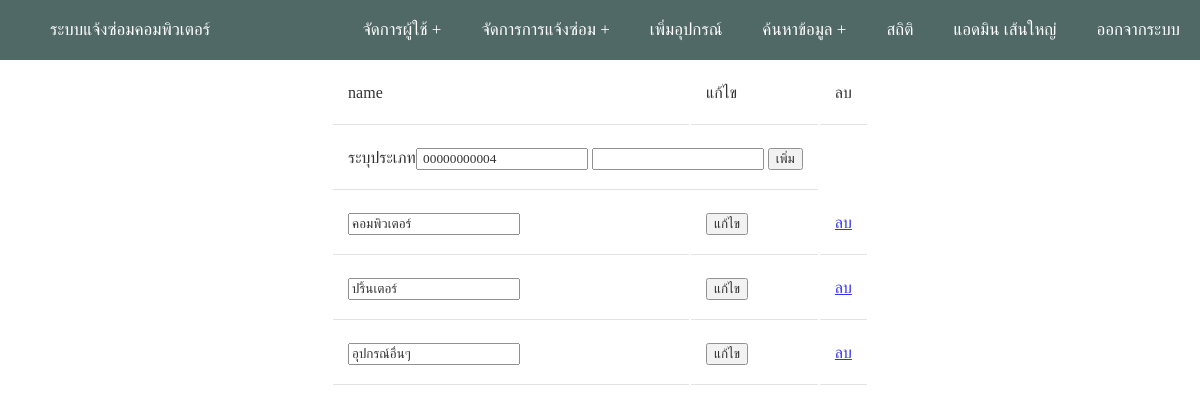
Page /inventory/add_kind.php (signed in) on the committed database.
### tables this page shows
CREATE TABLE IF NOT EXISTS `kind` (
  `id` int(11) unsigned zerofill NOT NULL,
  `k_name` varchar(30) NOT NULL,
  PRIMARY KEY (`id`)
);

### inventory/add_kind.php (the view, shortened to what this page needs)
<?php
include('..\page\header.php');
require('..\connect_db.inc.php');
?>
<?php
   $sql8 = "SELECT MAX(id) MAXIMUM FROM kind";
   $result8 = mysqli_query($conn, $sql8) or die (mysqli_error($conn));
   $array = mysqli_fetch_array($result8);
      $nums = ++$array['MAXIMUM'];
      $auto_id = str_pad($nums,11,"0",STR_PAD_LEFT);
?>
<table>
<tr>
<td />name
<td />แก้ไข
<td />ลบ
</tr>
<?php
$sql = "SELECT * FROM kind";
$query = mysqli_query($conn,$sql) or die (mysqli_error($conn));
?>
<form method="POST" action="add_kind.php?act=add">
<tr>
<td colspan="2">ระบุประเภท<input type="text" name="txt_id" value=" <?php echo $auto_id; ?>" readonly >
 <input type="text" name="depart">
<input type="submit" value="เพิ่ม">
</tr>
</form>
<?php
while($row=mysqli_fetch_array($query))
	{
?>
<tr>
<form method="POST" action="add_kind.php?act=edit&txt_id=<?php echo $row["id"] ;?>">
<td /><input type="text" name="depart" value="<?php echo $row["k_name"] ;?>">
<td /><input type="submit" value="แก้ไข">
</form>
<td /><a href='add_kind.php?act=del&txt_id=<?php echo $row["id"] ;?>' onClick="javascript:return confirm('คุณต้องการลบข้อมูลใช่หรือไม่');">ลบ</a>
</tr>
<?php
	}
 ?>
</table>

### page/header.php (style rules this page uses)
* { box-sizing: border-box; font-family : Georgia, serif; }
body { margin: 0; padding: 0; font-family: 'Open Sans', sans-serif; line-height: 32px; }
th, td { border-bottom: 1px solid #ddd; padding: 15px; text-align: left; }

### rows in the picture
kind: depart "คอมพิวเตอร์"
kind: depart "ปริ้นเตอร์"
kind: depart "อุปกรณ์อื่นๆ"

### other values in the picture
$name "แอดมิน"
$sur "เส้นใหญ่"
